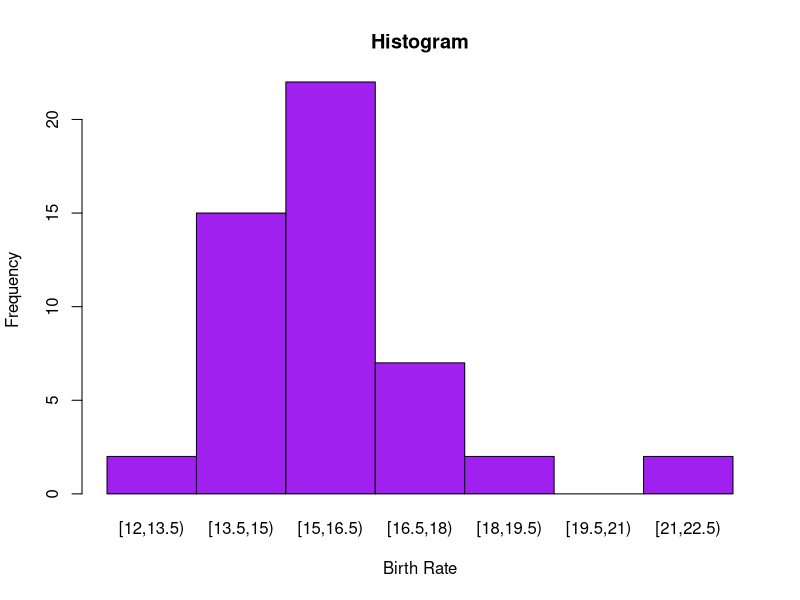

This figure's R source:
# Page No. 35
class_intervals<-c(14.2,21.9,19,14.5,19.2,15.9,14.7,17.1,15.2,17.1,17.6,15.2,16,14.8,13.1,14.2,14.1,15.7,13.8,14.4,16.3,15.4,15.3,16.1,15.5,14.1,15.1,16.5,16.2,15.1,17.9,16.2,15.6,16.5,14.9,14.4,15.5,14.1,15.3,15.7,15.4,15.5,17.7,21.2,14,15.3,15.4,12.4,14.8,13.7)
breaks=seq(12.0,22.5,by=1.5)
class_intervals.cut=cut(class_intervals,breaks,right=FALSE)
class_intervals.freq=table(class_intervals.cut)
View(class_intervals.freq)
barplot(class_intervals.freq, main="Histogram", xlab="Birth Rate",ylab="Frequency",col="purple",space = 0)